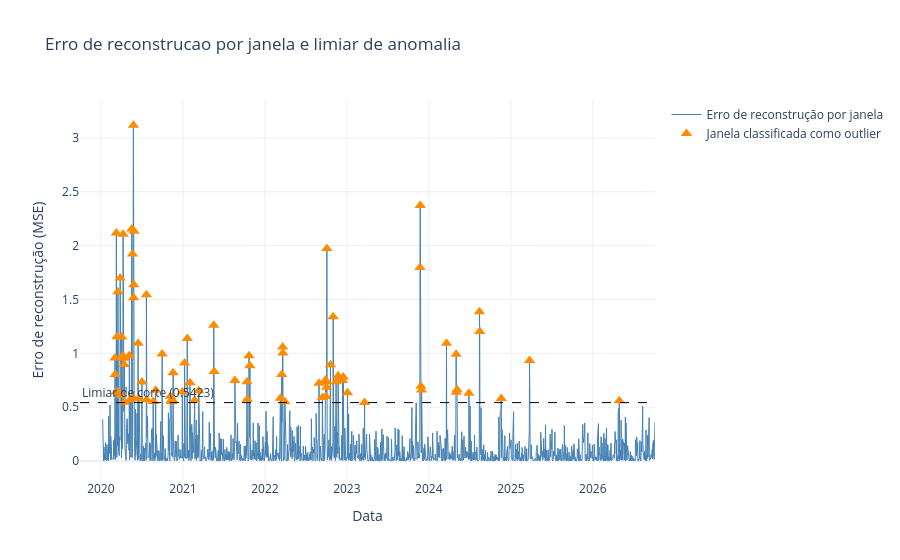

The code cell stored with this chart in its notebook:
### Code cell
reconstruction_dates = dates.values[window_end_indices]

reconstruction_figure = plot_reconstruction_error_with_threshold(
    reconstruction_dates,
    reconstruction_scores,
    is_window_outlier,
    anomaly_threshold,
    "Erro de reconstrucao por janela e limiar de anomalia",
)
reconstruction_figure.show()
